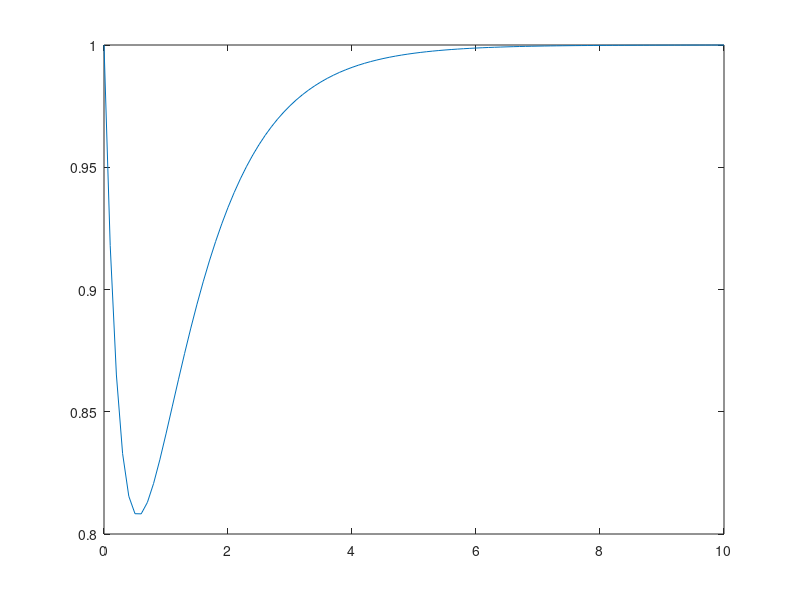

MATLAB code for this plot:
clear;
%d)

num=[1 3 3];
den=[1 4 3 0];

[r,p,k]=residue(num,den);

M1=abs(r(1));
M2=abs(r(2));
M3=abs(r(3));


fi1=angle(r(1))*180/pi;
fi2=angle(r(2))*180/pi;
fi3=angle(r(3))*180/pi;
t=[0:0.1:10];
y=1-0.5*exp(-t)+0.5*exp(-3*t);
plot(t,y);